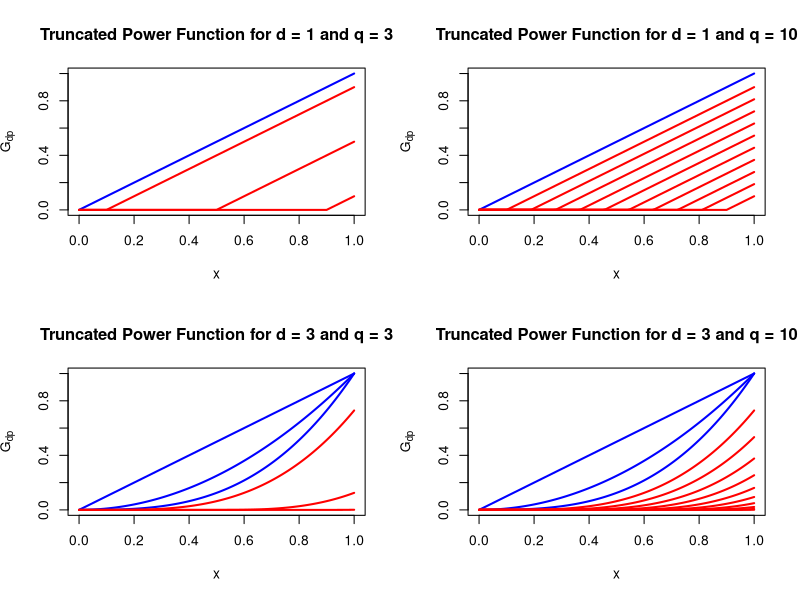
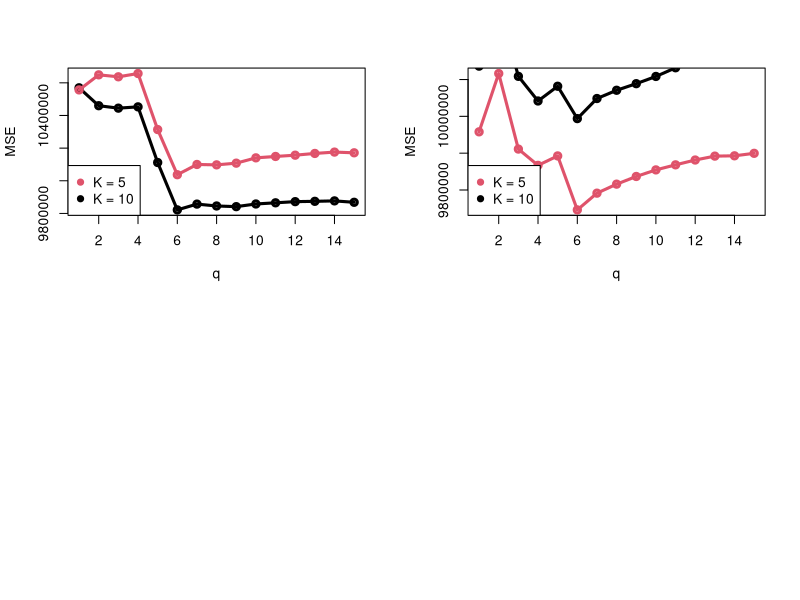
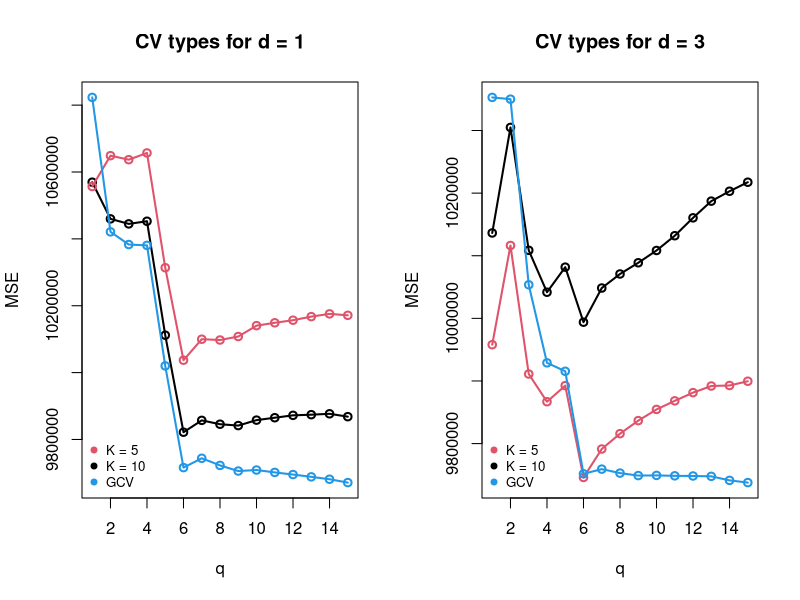
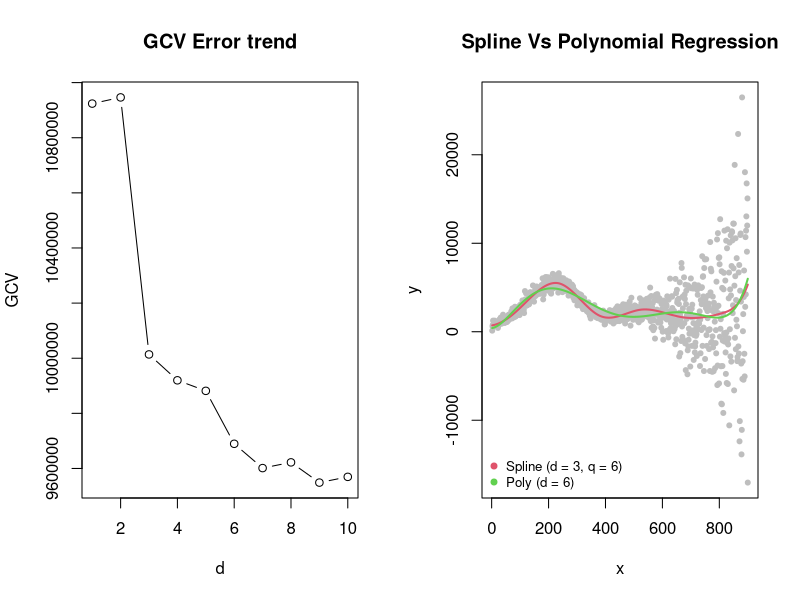
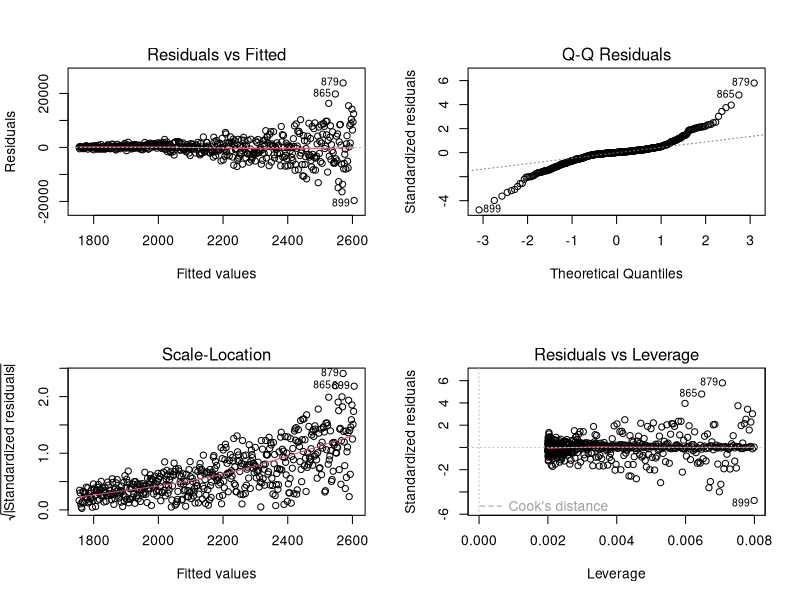
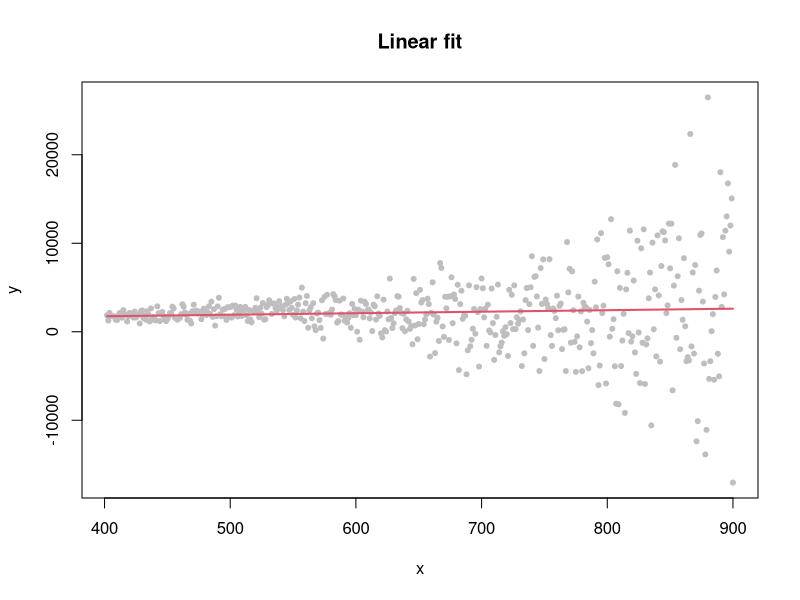
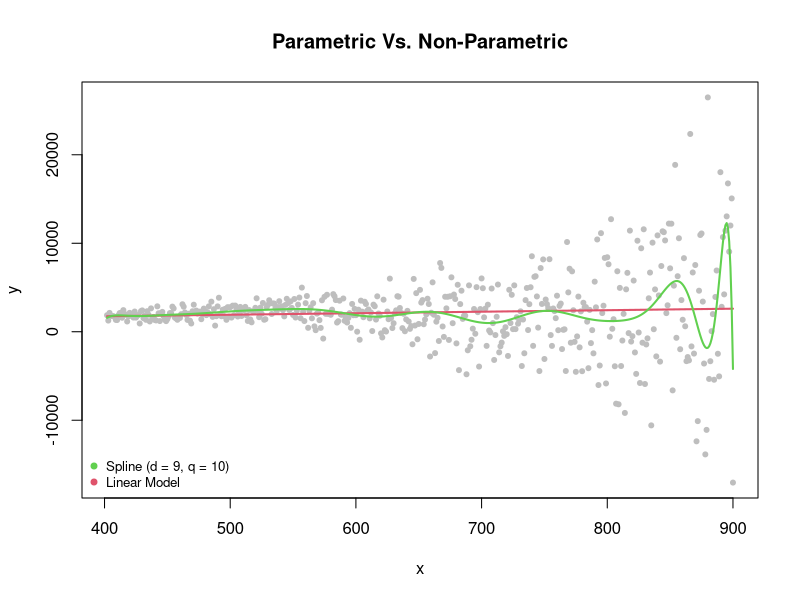
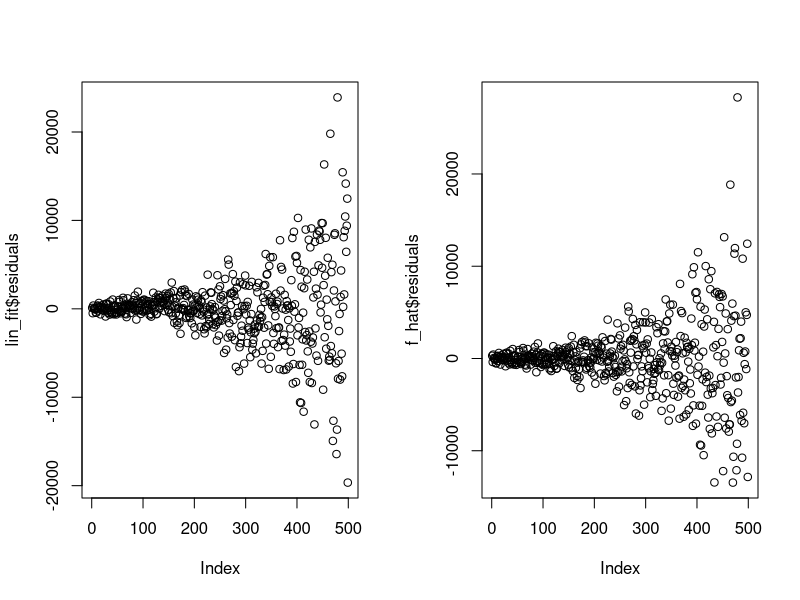

Generate these figures, in order, with R:
## ---- chunk 1
library(kableExtra)
## ---- chunk 2
knitr::opts_chunk$set(echo = TRUE)
set.seed(123)
options(scipen = 999)
## ---- chunk 3
## Truncated Power Functions
g_blue <- function(x, d) x^(d)
g_red  <- function(x,eps,d) pmax(0, (x-eps))^d
## ---- chunk 4
## Plot
Gdq <- function(d,q){
  x <- seq(0,1,0.01)
  knots <- quantile(x, probs = seq(0.1, 0.9,
                                   length.out = q))
  
  plot.new()
  plot.window(xlim=c(0,1), ylim=c(0,1))
  axis(1)
  axis(2)
  title(paste('Truncated Power Function for d =', d,
              'and q =', q))
  title(xlab = 'x')
  title(ylab = parse(text = paste0('G[dp]')))
  box()
  
  for(d in 1:d) {
    g1 <- g_blue(x, d)
    curve(g_blue(x, d),
          add = TRUE, col = 'blue', lwd = 2)
  }
  
  knots <- quantile(x, probs = seq(0.1, 0.9,
                                   length.out = q))
  
  for(q in 1:q){
    
    g2 <- g_red(x,knots[q],d)
    curve(g_red(x,knots[q],d),
          add = TRUE, col = 'red', lwd = 2)
  }
}
## ---- chunk 5
## Plot
par(mfrow = c(2,2))
Gdq(1,3)
Gdq(1,10)
Gdq(3,3)
Gdq(3,10)
## ---- chunk 6
## Import Data
data <- read.csv('wmap.csv')
## ---- chunk 7
## Design Matrix
design.mat <- function(data, d, q){
  n <- nrow(data)
  j <- (d+1)+q
  X <- matrix(nrow = n, ncol= j)
  X <- data.frame(X)
  
  for (i in 0:d) {
    X[,i+1] <- g_blue(data$x, i)
  }
  
  knots <- quantile(data$x, probs = seq(0.1, 0.9,
                                        length.out = q),
                    names = FALSE)
  
  
  for (k in 1:q) {
    X[,(d+1+k)] <- g_red(data$x, knots[k], d)
  }
  X$y <- data$y
  
  ## Esclude the intercept
  return(X[,-1])
}
## ---- chunk 8
KFCV <- function(data, d, q, K){
  n <- nrow(data)
  
  folds <- sample(rep(1:K, length = n))
  KCV <- vector() ## Init the CV-score vector
  
  mseq <- rep(0, q)
  
  for (idx in 1:q) {
    train <- design.mat(data, d, idx)
    ## Loop
    for (k in 1:K){
      ## Fit using obs *not* in the active fold V_k
      fit    <- lm(y ~ ., data = train[folds != k,]) 
      ## Get the X's for obs in the active fold V_k
      x.out  <- train[folds == k, ]
      ## Predict on the obs in the active fold V_k
      yhat   <- suppressWarnings(predict(fit,
                                         newdata = x.out))
      ## Compare with the responses in the active fold V_k
      y.out  <- train$y[which(folds == k)]
      KCV[k] <- mean((y.out - yhat)^2)
    }
    mseq[idx] <- mean(KCV)    ## K-CV estimate
    
  }
  return(mseq)
}
## ---- chunk 9
## Optimal choice
optim <- function(d, K, mseq) data.frame(K = K, d = d,
                                    q = which.min(mseq),
                                    MSE = min(mseq))
## ---- chunk 10
## Results
K5_D1  <- KFCV(data, 1, 15, 5)
K5_D3  <- KFCV(data, 3, 15, 5)
K10_D1 <- KFCV(data, 1, 15, 10)
K10_D3 <- KFCV(data, 3, 15, 10)

kable(rbind(optim(d = 1, K = 5, K5_D1),
            optim(d = 3, K = 5, K5_D3), 
            optim(d = 1, K = 10, K10_D1),
            optim(d = 3, K = 10,
                  K10_D3))) %>%
  kable_styling()
## ---- chunk 11
## Plot
plot(1:15, K10_D1, type = 'o', xlab = 'q',
     ylab = 'MSE', lwd = 3, 
     ylim = c(min(K10_D1), max(K5_D1)))
lines(1:15, K5_D1, type = 'o', col = 2, lwd = 3)
legend('bottomleft', c('K = 5', 'K = 10'),
       col = c(2,1), pch = 19)
## ---- chunk 12
## Plot
plot(1:15, K10_D3, type = 'o', xlab = "q",
     ylab = 'MSE', lwd = 3, 
     ylim = c(min(K5_D3), max(K5_D3)))
lines(1:15, K5_D3, type = 'o', col = 2, lwd = 3)
legend('bottomleft', c('K = 5', 'K = 10'),
       col = c(2,1), pch = 19)
## ---- chunk 13
## Implementation of GCV
Generalized_CV <- function(data, d, q){
  n <- nrow(data)
  p <- (d+1)+q
  
  GCVq <- rep(0, q)
  for (idx in 1:q) {
    train <- design.mat(data, d, idx)
    fit <- lm(y ~ ., data = train)
    MSE.tr <-deviance(fit)/n
    GCV <- MSE.tr/(1-(p/n))^2
    GCVq[idx] <- GCV
  }
  return(GCVq)
}
## ---- chunk 14
## Generalized Cross Validation
GCV_D1 <- Generalized_CV(data, 1, 15)
GCV_D3 <- Generalized_CV(data, 3, 15)
## ---- chunk 15
par(mfrow = c(1,2))
## Plot
plot(1:15, K10_D1, type = 'o', xlab = 'q',
     ylab = 'MSE', lwd = 2, 
     ylim = c(min(GCV_D1), max(GCV_D1)),
     main = 'CV types for d = 1')
lines(1:15, K5_D1, type = 'o', col = 2, lwd = 2)
lines(1:15, GCV_D1, type = 'o', col = 4, lwd = 2)
legend('bottomleft', c('K = 5', 'K = 10', 'GCV'),
       col = c(2,1,4), pch = 19, cex = 0.8, bty = 'n')

## Plot
plot(1:15, K10_D3, type = 'o', xlab = 'q',
     ylab = 'MSE', lwd = 2, 
     ylim = c(min(GCV_D3), max(GCV_D3)),
     main = 'CV types for d = 3')
lines(1:15, K5_D3, type = 'o', col = 2, lwd = 2)
lines(1:15, GCV_D3, type = 'o', col = 4, lwd = 2)
legend('bottomleft', c('K = 5', 'K = 10', 'GCV'),
       col = c(2,1,4), pch = 19, cex = 0.8, bty = 'n')
## ---- chunk 16
## Best combination: d = 3, q = 6
X    <- design.mat(data, d = 3, q = 6)
fit  <- lm(y ~ ., data = X)
(cf  <- fit$coefficients)
## ---- chunk 17
## Implementation of polynomial regression
Poly_GCV <- function(data, d, q){
    n <- nrow(data)
    p <- (d+1)+q
    
    GCVq <- rep(0, q)
    for (idx in 1:q) {
      fit    <- lm(y ~ poly(x, degree = d), data = train)
      MSE.tr <-deviance(fit)/n
      GCV    <- MSE.tr/(1-(p/n))^2
      GCVq[idx] <- GCV
    }
    return(GCVq)
  }
## ---- chunk 18
## Polynomial regression with GCV
n       <- nrow(data)
ds      <- 1:10
ps      <- ds + 1
fun     <- function(d) if (d == 0) lm(y ~ 1, data) else
           lm(y ~ poly(x, degree = d), data)
fits    <- lapply(ds, fun)
MSEs.tr <- unlist( lapply(fits, deviance) )/n
GCV     <- MSEs.tr / (1 - (ps)/n )^2

plot(ds, GCV, type = 'b', xlab = 'd')
title('GCV Error trend')
## ---- chunk 19
ds[which.min(GCV)] ## optimal GCV degree
## ---- chunk 20
## Spline (d = 3, q = 6)
X              <- design.mat(data, 3, 6)
sp_optimal     <- lm(y ~ ., data = X)
poly_optimal_6 <- lm(y ~ poly(x, degree = 6), data = data)
poly_optimal_9 <- lm(y ~ poly(x, degree = 9), data = data)
## ---- chunk 21
## Plot
plot(X$y ~ X$X2,
     main = 'Spline Vs Polynomial Regression',
     xlab = 'x',
     ylab = 'y',
     pch = 20, col = 'gray')

## Spline
lines(sp_optimal$fitted.values ~ X$X2,
      col = 2, lwd = 2)

## Poly (6) (tipo 1sd)
lines(poly_optimal_6$fitted.values ~ X$X2,
      col = 3, lwd = 2)
legend('bottomleft', c('Spline (d = 3, q = 6)',
                       'Poly (d = 6)'),
       col = c(2,3,4), pch = 19, cex = 0.8, bty = 'n')
## ---- chunk 22
## Subset of data
wmap_sb <- data[401:nrow(data), ]
nrow(wmap_sb)
## ---- chunk 23
## Fit linear model
lin_fit <- lm(y ~ x, data = wmap_sb)
## ---- chunk 24
## Summary
summary(lin_fit)
## ---- chunk 25
## Plot
par(mfrow = c(2,2))
plot(lin_fit)
## ---- chunk 26
## Data Scatter and linear fit
par(mfrow = c(1,1))
plot(wmap_sb$x, wmap_sb$y,
     xlab = 'x',
     ylab = 'y', pch = 20, col = 'gray')
lines(lin_fit$fitted.values ~ wmap_sb$x, col = 2, lwd = 2)
title('Linear fit')
## ---- chunk 27
## Mean-squared error
MSEp_hat <- mean((wmap_sb$y - lin_fit$fitted.values)^2)
## ---- chunk 28
## Spline regression (Best parameters)
res   <- list()
q     <- rep(0, 10)
value <- rep(0, 10)

for (d in 1:10){
  f_hat    <- KFCV(wmap_sb, d, 15, 5)
  q[d]     <- which.min(f_hat)
  value[d] <- min(f_hat)
}
pf     <- cbind.data.frame(q, value)
best_d <- which.min(pf$value)
best_q <- pf[best_d, 1]
## ---- chunk 29
## Generate design matrix
X <- design.mat(wmap_sb, best_d, best_q)

## Fit the spline with degree = best_d
f_hat <- lm(X$y ~ ., data = X)

## Mean-squared error
MSEnp_hat <- mean((wmap_sb$y - f_hat$fitted.values)^2)
## ---- chunk 30
## Data Scatter and linear fit
plot(wmap_sb$x, wmap_sb$y,
     xlab = 'x',
     ylab = 'y', pch = 20, col = 'gray')
lines(lin_fit$fitted.values ~ wmap_sb$x, col = 2, lwd = 2)
lines(f_hat$fitted.values ~ wmap_sb$x, col = 3, lwd = 2)
legend('bottomleft', c(paste0('Spline (d = ', best_d,
                              ', ', 'q = ', best_q, ')'),
                       paste0('Linear Model')),
       col = c(3,2), pch = 19, cex = 0.8, bty = "n")
title('Parametric Vs. Non-Parametric')
## ---- chunk 31
## Estimate t_hat
t_hat <- MSEp_hat - MSEnp_hat
cat(t_hat)
## ---- chunk 32
## Model comparison
AIC(lin_fit, f_hat)
BIC(lin_fit, f_hat)
## ---- chunk 33
## Plot
par(mfrow = c(1,2))
plot(lin_fit$residuals)
plot(f_hat$residuals)
## ---- chunk 34
## Inputs: linear model (lin_fit), x values at which to
## simulate(sim_x)
## Outputs: Data frame with columns x and y
sim_lm <- function(lin_fit, sim_x) {
  n <- length(sim_x)
  sim_fr <- data.frame(x = sim_x)
  sigma <- summary(lin_fit)$sigma
  y_sim <- predict(lin_fit, newdata = sim_fr)
  y_sim <- y_sim + rnorm(n, 0, sigma)     ## Add noise
  sim_fr <- data.frame(sim_fr, y = y_sim) ## Adds y column
  return(sim_fr)
}
## ---- chunk 35
## Bootstrap
B <- 1000
MSEp_tilde  <- rep(0, B) 
MSEnp_tilde <- rep(0, B) 
t_tilde     <- rep(0, B)

for (b in 1:B){
  ## New data
  X_new <- sim_lm(lin_fit, wmap_sb$x)
  ## Fit linear model
  lin_fit <- lm(X_new$y ~ ., data = X_new)
  ## MSE parametric model
  MSEp_tilde[b] <- mean((X_new$y -
                           lin_fit$fitted.values)^2)
  ## Generate design matrix
  X <- design.mat(wmap_sb, best_d, best_q)
  ## Fit the spline with degree = 3
  nlin_fit <- lm(X$y ~ ., data = X)
  ## MSE non parametric model
  MSEnp_tilde[b] <- mean((X_new$y -
                            nlin_fit$fitted.values)^2)
  ## Estimate T
  t_tilde[b] <- MSEp_tilde[b] - MSEnp_tilde[b]
}
## ---- chunk 36
## Bootstrapped p-value
res <- mean(t_tilde > t_hat)
cat(res)
